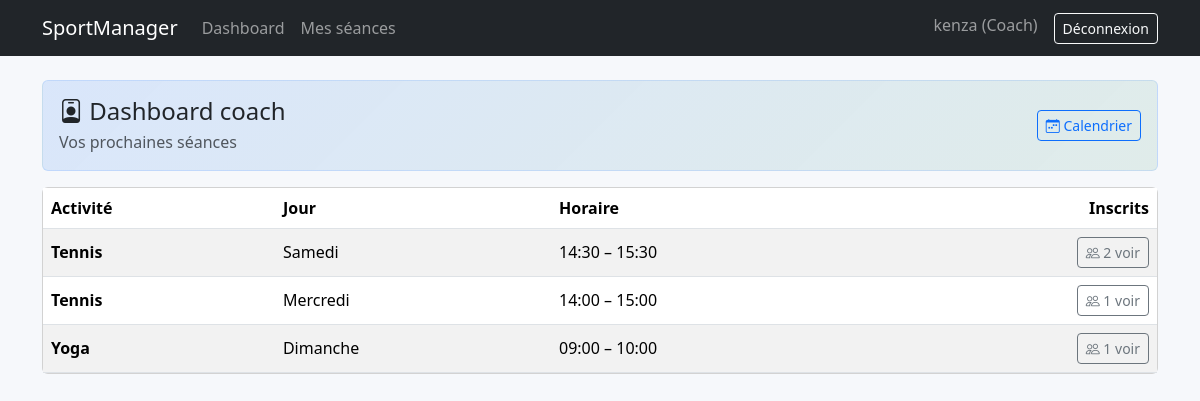
The app's page /dashboard/coach/ (signed in) with its own data.
### core/models.py (models this page shows, shortened)
class Utilisateur(AbstractUser):
    class Role(models.TextChoices):
        ADMIN = "ADMIN", "Admin"
        COACH = "COACH", "Coach"
        MEMBRE = "MEMBRE", "Membre"
    username = models.CharField(max_length=150, blank=True, null=True)
    login = models.CharField(max_length=150, unique=True)
    email = models.EmailField(unique=True)
    role = models.CharField(max_length=10, choices=Role.choices, default=Role.MEMBRE)
    USERNAME_FIELD = "login"
    REQUIRED_FIELDS = ["email"]
    objects = UtilisateurManager()

class Seance(models.Model):
    class Jour(models.TextChoices):
        LUNDI = "LUNDI", "Lundi"
        MARDI = "MARDI", "Mardi"
        MERCREDI = "MERCREDI", "Mercredi"
        JEUDI = "JEUDI", "Jeudi"
        VENDREDI = "VENDREDI", "Vendredi"
        SAMEDI = "SAMEDI", "Samedi"
        DIMANCHE = "DIMANCHE", "Dimanche"
    idSeance = models.AutoField(primary_key=True)
    dateSeance = models.DateField(blank=True, null=True)
    jour = models.CharField(max_length=10, choices=Jour.choices)
    heureDebut = models.TimeField()
    heureFin = models.TimeField()
    capaciteMax = models.PositiveIntegerField()
    activite = models.ForeignKey(Activite, on_delete=models.CASCADE, related_name="seances")
    coach = models.ForeignKey(Coach, on_delete=models.PROTECT, related_name="seances")

class Activite(models.Model):
    class TypeAcces(models.TextChoices):
        INTERNE = "INTERNE", "Interne"
        EXTERNE = "EXTERNE", "Externe"
    EXTERNAL_ACTIVITY_KEYWORDS = ("tennis", "basket", "football", "foot")
    idActivite = models.AutoField(primary_key=True)
    libelle = models.CharField(max_length=120)
    description = models.TextField(blank=True)
    tarifMensuel = models.DecimalField(max_digits=8, decimal_places=2)
    typeAcces = models.CharField(max_length=10, choices=TypeAcces.choices, default=TypeAcces.INTERNE)
    image = models.ImageField(upload_to="activites/", blank=True, null=True)

### core/views.py (the view)
        @login_required
        def _wrapped(request: HttpRequest, *args, **kwargs):
            user: Utilisateur = request.user  # type: ignore[assignment]
            if user.role not in roles:
                messages.error(request, "Accès refusé.")
                return redirect("home")
            return view_func(request, *args, **kwargs)

### core/views.py (called while the page is built)
def _role_required(*roles: str):
    def decorator(view_func):
        @login_required
        def _wrapped(request: HttpRequest, *args, **kwargs):
            user: Utilisateur = request.user  # type: ignore[assignment]
            if user.role not in roles:
                messages.error(request, "Accès refusé.")
                return redirect("home")
            return view_func(request, *args, **kwargs)
        return _wrapped
    return decorator

@_role_required(Utilisateur.Role.COACH)
def coach_dashboard(request: HttpRequest) -> HttpResponse:
    coach = request.user.coach  # type: ignore[attr-defined]
    seances = (
        Seance.objects.select_related("activite")
        .filter(coach=coach)
        .order_by("dateSeance", "heureDebut")[:5]
    )
    return render(request, "core/dashboard_coach.html", {"seances": seances})

### core/templates/core/dashboard_coach.html (shortened to what this page needs)
{% extends "base.html" %}
{% block content %}
  <div class="card page-hero mb-3">
    <div class="card-body d-flex flex-wrap gap-2 align-items-center justify-content-between">
      <div>
        <h1 class="h4 mb-1"><i class="bi bi-person-badge"></i> Dashboard coach</h1>
        <div class="text-muted">Vos prochaines séances</div>
      </div>
      <a class="btn btn-outline-primary btn-sm" href="{% url 'coach_planning' %}">
        <i class="bi bi-calendar-week"></i> Calendrier
      </a>
    </div>
  </div>
  <div class="card card-hover">
    <div class="table-responsive">
      <table class="table table-striped mb-0 align-middle">
        <thead>
          <tr>
            <th>Activité</th>
            <th>Jour</th>
            <th>Horaire</th>
            <th class="text-end">Inscrits</th>
          </tr>
        </thead>
        <tbody>
          {% for s in seances %}
            <tr>
              <td class="fw-semibold">{{ s.activite.libelle }}</td>
              <td>{{ s.get_jour_display }}</td>
              <td>{{ s.heureDebut }} – {{ s.heureFin }}</td>
              <td class="text-end">
                <a class="btn btn-sm btn-outline-secondary" href="{% url 'coach_inscrits' s.idSeance %}">
                  <i class="bi bi-people"></i> {{ s.inscriptions.count }} voir
                </a>
              </td>
            </tr>
          {% empty %}
            <tr><td colspan="4" class="text-center text-muted py-4">Aucune séance.</td></tr>
          {% endfor %}
        </tbody>
      </table>
    </div>
  </div>
{% endblock %}

### templates/partials/navbar.html (shortened to what this page needs)
<nav class="navbar navbar-expand-lg navbar-dark bg-dark">
  <div class="container">
    <a class="navbar-brand" href="{% url 'home' %}">SportManager</a>
    <div class="collapse navbar-collapse" id="navbarContent">
      <ul class="navbar-nav me-auto mb-2 mb-lg-0">
        {% if user.is_authenticated %}
          {% if user.role == 'MEMBRE' %}
            <li class="nav-item">
              <a class="nav-link" href="{% url 'membre_dashboard' %}">Dashboard</a>
            </li>
            <li class="nav-item">
              <a class="nav-link" href="{% url 'membre_planning' %}">Planning</a>
            </li>
            <li class="nav-item">
              <a class="nav-link" href="{% url 'membre_abonnements' %}">Abonnements</a>
            </li>
          {% elif user.role == 'COACH' %}
            <li class="nav-item">
              <a class="nav-link" href="{% url 'coach_dashboard' %}">Dashboard</a>
            </li>
            <li class="nav-item">
              <a class="nav-link" href="{% url 'coach_planning' %}">Mes séances</a>
            </li>
          {% endif %}
        {% endif %}
      </ul>
      <ul class="navbar-nav ms-auto">
        {% if user.is_authenticated %}
          <li class="nav-item">
            <span class="navbar-text me-3">
              {{ user.login }} ({{ user.get_role_display }})
            </span>
          </li>
          <li class="nav-item">
            <form method="post" action="{% url 'logout' %}">
              <button class="btn btn-outline-light btn-sm" type="submit">Déconnexion</button>
            </form>
          </li>
        {% else %}
          <li class="nav-item">
            <a class="btn btn-outline-light btn-sm" href="{% url 'login' %}">Connexion</a>
          </li>
        {% endif %}
      </ul>
    </div>
  </div>
</nav>

### templates/base.html (style rules this page uses)
body { background: #f6f8fb; }
.page-hero { background: linear-gradient(135deg, rgba(13, 110, 253, 0.12), rgba(25, 135, 84, 0.10)); border: 1px solid rgba(13, 110, 253, 0.12); }
.card-hover { transition: transform 0.08s ease-in-out, box-shadow 0.08s ease-in-out; }

### records on screen
Utilisateur: login "kenza", role "Coach"
Seance: activite.libelle "Tennis", jour "Samedi", heureDebut "14:30", heureFin "15:30", inscriptions.count "2"
Seance: activite.libelle "Tennis", jour "Mercredi", heureDebut "14:00", heureFin "15:00", inscriptions.count "1"
Seance: activite.libelle "Yoga", jour "Dimanche", heureDebut "09:00", heureFin "10:00", inscriptions.count "1"
